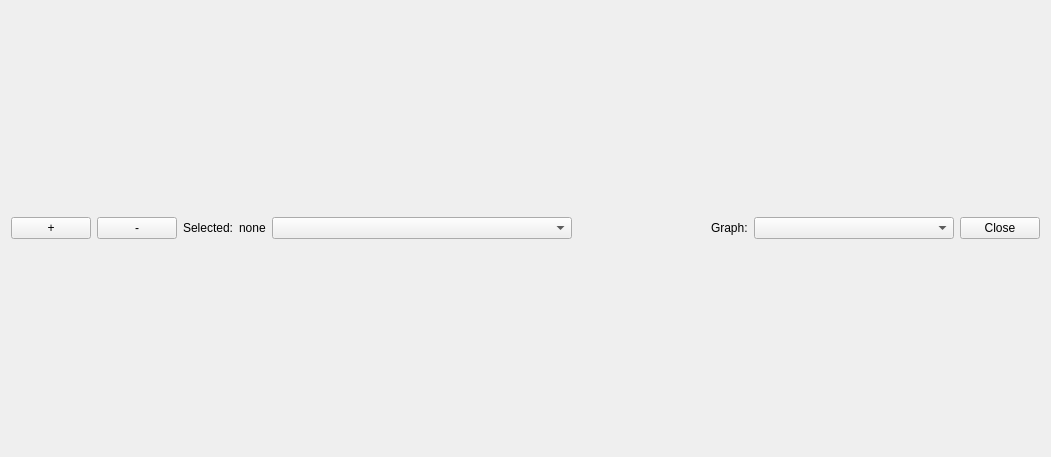
<?xml version="1.0" encoding="UTF-8"?>
<ui version="4.0">
 <class>SystemWidget</class>
 <widget class="QWidget" name="SystemWidget">
  <property name="geometry">
   <rect>
    <x>0</x>
    <y>0</y>
    <width>1051</width>
    <height>457</height>
   </rect>
  </property>
  <property name="windowTitle">
   <string>SystemWidget</string>
  </property>
  <layout class="QVBoxLayout" name="verticalLayout">
   <item>
    <layout class="QHBoxLayout" name="horizontalLayout" stretch="0,0,0,0,0,0,0,0,0">
     <property name="bottomMargin">
      <number>0</number>
     </property>
     <item>
      <widget class="QPushButton" name="pushButton_zoom_in">
       <property name="text">
        <string>+</string>
       </property>
      </widget>
     </item>
     <item>
      <widget class="QPushButton" name="pushButton_zoom_out">
       <property name="text">
        <string>-</string>
       </property>
      </widget>
     </item>
     <item>
      <widget class="QLabel" name="label">
       <property name="text">
        <string>Selected:</string>
       </property>
      </widget>
     </item>
     <item>
      <widget class="QLabel" name="labelSelectedComponent">
       <property name="text">
        <string>none</string>
       </property>
      </widget>
     </item>
     <item>
      <widget class="QComboBox" name="comboBoxConnections">
       <property name="sizePolicy">
        <sizepolicy hsizetype="Preferred" vsizetype="Fixed">
         <horstretch>0</horstretch>
         <verstretch>0</verstretch>
        </sizepolicy>
       </property>
       <property name="minimumSize">
        <size>
         <width>300</width>
         <height>0</height>
        </size>
       </property>
       <property name="frame">
        <bool>true</bool>
       </property>
      </widget>
     </item>
     <item>
      <spacer name="horizontalSpacer">
       <property name="orientation">
        <enum>Qt::Horizontal</enum>
       </property>
       <property name="sizeHint" stdset="0">
        <size>
         <width>40</width>
         <height>20</height>
        </size>
       </property>
      </spacer>
     </item>
     <item>
      <widget class="QLabel" name="label_2">
       <property name="text">
        <string>Graph:</string>
       </property>
      </widget>
     </item>
     <item>
      <widget class="QComboBox" name="comboBoxGraphs">
       <property name="minimumSize">
        <size>
         <width>200</width>
         <height>0</height>
        </size>
       </property>
      </widget>
     </item>
     <item>
      <widget class="QPushButton" name="pushButton_close">
       <property name="text">
        <string>Close</string>
       </property>
      </widget>
     </item>
    </layout>
   </item>
  </layout>
 </widget>
 <resources/>
 <connections/>
</ui>
